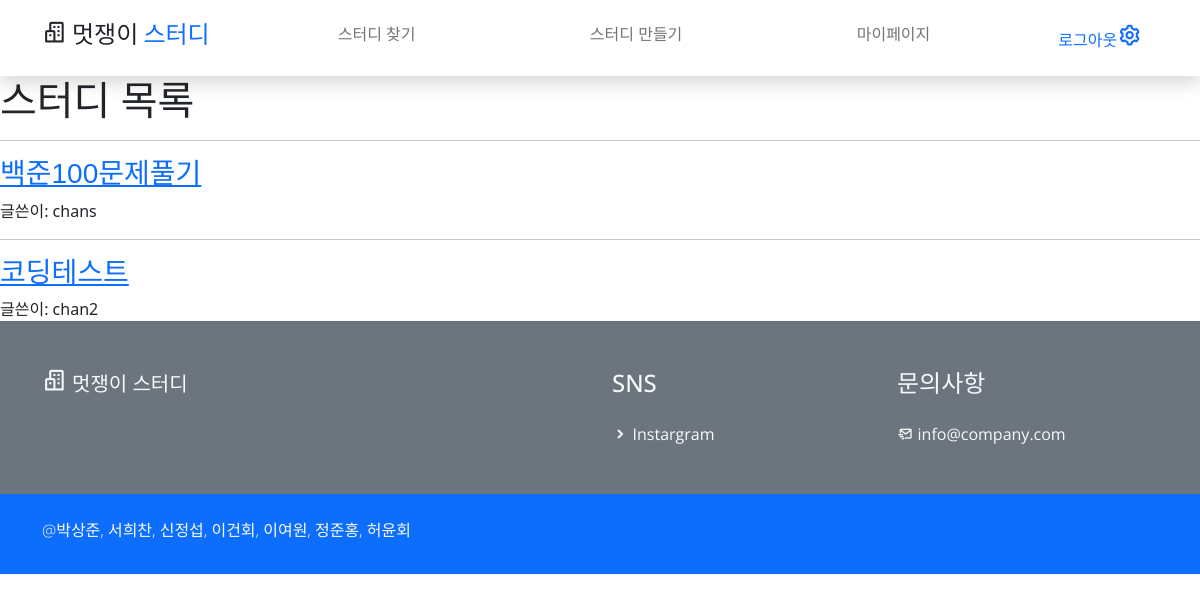
The page /study/ (signed in) on the database its author committed.
### study/models.py (models this page shows)
class study(models.Model):
    writer = models.ForeignKey(User, on_delete=models.CASCADE)  # 작성자, User 모델 사용
    name = models.CharField(max_length=50)  # 스터디명
    section = models.CharField(max_length=30)  # 분야
    intro = models.CharField(max_length=100)  # 스터디 한줄 소개
    qualification = models.CharField(max_length=100)  # 스터디 참가 대상
    member_start = models.IntegerField(default=1)  # 모집 인원 시작
    member_end = models.IntegerField(default=1)  # 모집 인원 끝
    start_date = models.DateField()  # 활동 기간(시작일)
    due_date = models.DateField()  # 활동 기간(마감일
    body = models.TextField()  # 스터디 정보
    body = models.TextField()  # 스터디 정보
    difficulty = models.IntegerField(default=0)  # 스터디 난이도(빡센 정도 1~10으로 입력받을 예정)
    phnum = models.CharField(max_length=13)  # 대표자 연락처
    image = models.FileField(
        upload_to="image/", null=True
    )  # 스터디 관련 이미지(있으면 글 썸네일, 없으면 메인 로고가 글 썸네일)
    study_member_request = models.ManyToManyField(
        User, related_name="study_member_request", through="member_request"
    )  # 가입신청 유저들
    study_member = models.ManyToManyField(
        User, related_name="study_member", through="member"
    )  # 가입된 유저들
    is_over = models.BooleanField()

### study/views.py (the view)
# urls.py: path("", studylist, name="studylist"),  # 스터디 목록 페이지
def studylist(request):
    posts = study.objects.all()
    return render(request, "study/studylist.html", {"posts": posts})

### study/templates/study/studylist.html
{% extends 'base.html' %}
{% load static %}
{% block content %}
<h1>스터디 목록</h1>
<section>
{%for post in posts%}
<hr>
<div>
    <a href="{%url 'study:detail' post.id%}"><h3 style="font-family: 'Nanum Gothic Coding', sans-serif;">{{post.name}}</h3></a>
    글쓴이: {{post.writer}}
</div>
{%endfor%}
</section>
{% endblock %}

### mut_study/static/css/templatemo.css (style rules this page uses)
html { font-family: 'Open Sans', sans-serif; }
p, a { font-weight: 400; }

### rows shown on the page
study: name "백준100문제풀기", writer "chans"
study: name "코딩테스트", writer "chan2"
